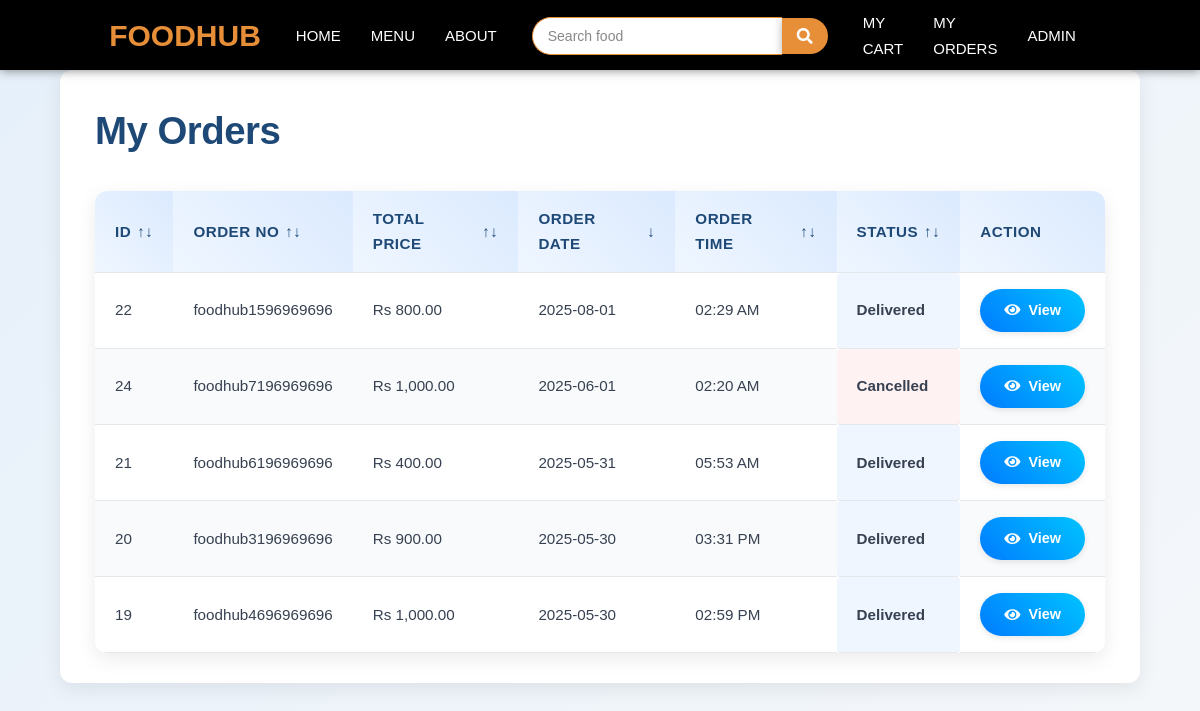
/my_orders.php (signed in), run on the app's committed database.
### tables this page shows
CREATE TABLE `orders` (
  `id` int(11) NOT NULL,
  `order_no` varchar(200) NOT NULL,
  `customer_id` int(11) NOT NULL,
  `name` varchar(200) NOT NULL,
  `email` varchar(200) NOT NULL,
  `phone` varchar(200) NOT NULL,
  `zipcode` varchar(200) NOT NULL,
  `address` varchar(200) NOT NULL,
  `total_price` int(11) NOT NULL,
  `payment_mode` varchar(200) NOT NULL,
  `notes` mediumtext NOT NULL,
  `cancel_reason` mediumtext NOT NULL,
  `status` int(11) NOT NULL DEFAULT 0,
  `created_at` timestamp NOT NULL DEFAULT current_timestamp() ON UPDATE current_timestamp()
);

### functions/userfunctions.php (called while the page is built, shortened)
<?php
include('config/dbcon.php');
function getOrders()
{
    global $con;
    $customer_id = $_SESSION['auth_user']['user_id'];
    $query = "SELECT * FROM orders WHERE customer_id='$customer_id' ORDER BY id DESC ";
    return $query_run = mysqli_query($con, $query);
}
?>

### functions/algorithm.php (called while the page is built, shortened)
<?php
function sortItems($items, $sort, $order) {
    usort($items, function($a, $b) use ($sort, $order) {
        $val_a = $a[$sort] ?? '';
        $val_b = $b[$sort] ?? '';
        if ($sort === 'order_time') {
            try {
                $val_a = DateTime::createFromFormat('Y-m-d H:i:s', $a['created_at'])->format('H:i:s');
                $val_b = DateTime::createFromFormat('Y-m-d H:i:s', $b['created_at'])->format('H:i:s');
            } catch (Exception $e) {
                $val_a = '';
                $val_b = '';
            }
            $cmp = strcmp($val_a, $val_b);
        }
        elseif (in_array($sort, ['id', 'price', 'quantity', 'status', 'role_as', 'total_price', 'total_sales', 'order_count', 'quantity_sold', 'total_revenue'])) {
            $val_a = floatval($val_a);
            $val_b = floatval($val_b);
            $cmp = ($val_a <=> $val_b);
        } elseif ($sort === 'created_at' || $sort === 'period') {
            $val_a = strtotime($val_a);
            $val_b = strtotime($val_b);
            $cmp = ($val_a <=> $val_b);
        } else {
            $val_a = strtolower((string)$val_a);
            $val_b = strtolower((string)$val_b);
            $cmp = ($val_a <=> $val_b);
        }
        return $order === 'ASC' ? $cmp : -$cmp;
    });
    return $items;
}
?>

### my_orders.php (the view, shortened to what this page needs)
<?php
include('functions/userfunctions.php');
include('includes/header.php');
include('functions/algorithm.php');
$search = isset($_GET['search']) ? mysqli_real_escape_string($con, $_GET['search']) : '';
$sort = isset($_GET['sort']) ? $_GET['sort'] : 'created_at';
$order = isset($_GET['order']) ? $_GET['order'] : 'DESC';
$start_date = isset($_GET['start_date']) ? $_GET['start_date'] : '';
$end_date = isset($_GET['end_date']) ? $_GET['end_date'] : '';
$valid_sort_columns = ['id', 'order_no', 'total_price', 'created_at', 'order_time', 'status'];
$sort = in_array($sort, $valid_sort_columns) ? $sort : 'created_at';
$order = strtoupper($order) === 'DESC' ? 'DESC' : 'ASC';
$user_id = $_SESSION['auth_user']['user_id'];
$result = getOrders($user_id);
$orders_array = [];
if (mysqli_num_rows($result) > 0) {
    while ($row = mysqli_fetch_assoc($result)) {
        $orders_array[] = $row;
    }
}
$filtered_items = $orders_array;
$filtered_items = sortItems($filtered_items, $sort, $order);
?>
<!DOCTYPE html>
<html lang="en">
<head>
    <link rel="stylesheet" href="style3.css">
    <link rel="stylesheet" href="https://cdnjs.cloudflare.com/ajax/libs/font-awesome/5.15.4/css/all.min.css">
</head>
<body>
    <div class="section">
        <div class="container">
            <h2 class="my-orders-title">My Orders</h2>
            <div class="table-container">
                <table class="table">
                    <thead>
                        <tr>
                            <th>
                                <a href="?sort=id&order=<?= ($sort == 'id' && $order == 'ASC') ? 'DESC' : 'ASC' ?>&search=<?= htmlspecialchars($search) ?>&start_date=<?= htmlspecialchars($start_date) ?>&end_date=<?= htmlspecialchars($end_date) ?>">
                                    ID <span><?= $sort == 'id' ? ($order == 'ASC' ? '↑' : '↓') : '↑↓' ?></span>
                                </a>
                            </th>
                            <th>
                                <a href="?sort=order_no&order=<?= ($sort == 'order_no' && $order == 'ASC') ? 'DESC' : 'ASC' ?>&search=<?= htmlspecialchars($search) ?>&start_date=<?= htmlspecialchars($start_date) ?>&end_date=<?= htmlspecialchars($end_date) ?>">
                                    Order No <span><?= $sort == 'order_no' ? ($order == 'ASC' ? '↑' : '↓') : '↑↓' ?></span>
                                </a>
                            </th>
                            <th>
                                <a href="?sort=total_price&order=<?= ($sort == 'total_price' && $order == 'ASC') ? 'DESC' : 'ASC' ?>&search=<?= htmlspecialchars($search) ?>&start_date=<?= htmlspecialchars($start_date) ?>&end_date=<?= htmlspecialchars($end_date) ?>">
                                    Total Price <span><?= $sort == 'total_price' ? ($order == 'ASC' ? '↑' : '↓') : '↑↓' ?></span>
                                </a>
                            </th>
                            <th>
                                <a href="?sort=created_at&order=<?= ($sort == 'created_at' && $order == 'ASC') ? 'DESC' : 'ASC' ?>&search=<?= htmlspecialchars($search) ?>&start_date=<?= htmlspecialchars($start_date) ?>&end_date=<?= htmlspecialchars($end_date) ?>">
                                    Order Date <span><?= $sort == 'created_at' ? ($order == 'ASC' ? '↑' : '↓') : '↑↓' ?></span>
                                </a>
                            </th>
                            <th>
                                <a href="?sort=order_time&order=<?= ($sort == 'order_time' && $order == 'ASC') ? 'DESC' : 'ASC' ?>&search=<?= htmlspecialchars($search) ?>&start_date=<?= htmlspecialchars($start_date) ?>&end_date=<?= htmlspecialchars($end_date) ?>">
                                    Order Time <span><?= $sort == 'order_time' ? ($order == 'ASC' ? '↑' : '↓') : '↑↓' ?></span>
                                </a>
                            </th>
                            <th>
                                <a href="?sort=status&order=<?= ($sort == 'status' && $order == 'ASC') ? 'DESC' : 'ASC' ?>&search=<?= htmlspecialchars($search) ?>&start_date=<?= htmlspecialchars($start_date) ?>&end_date=<?= htmlspecialchars($end_date) ?>">
                                    Status <span><?= $sort == 'status' ? ($order == 'ASC' ? '↑' : '↓') : '↑↓' ?></span>
                                </a>
                            </th>
                            <th>Action</th>
                        </tr>
                    </thead>
                    <tbody>
                    <?php
                    if (!empty($filtered_items)) {
                        foreach ($filtered_items as $item) {
                            try {
                                $dateTime = new DateTime($item['created_at'], new DateTimeZone('Asia/Kathmandu'));
                                $order_date = $dateTime->format('Y-m-d');
                                $order_time = $dateTime->format('h:i A');
                            } catch (Exception $e) {
                                $order_date = htmlspecialchars($item['created_at']);
                                $order_time = 'N/A';
                            }
                            $statusMap = [
                                0 => ['class' => 'under-process', 'text' => 'Under Process'],
                                1 => ['class' => 'out-for-delivery', 'text' => 'Out for Delivery'],
                                2 => ['class' => 'delivered', 'text' => 'Delivered'],
                                3 => ['class' => 'cancelled', 'text' => 'Cancelled'],
                            ];
                            $statusClass = 'cancelled';
                            $statusText = 'Cancelled';
                            if (isset($item['status']) && array_key_exists($item['status'], $statusMap)) {
                                $statusClass = $statusMap[$item['status']]['class'];
                                $statusText = $statusMap[$item['status']]['text'];
                            }
                            ?>
                            <tr>
                                <td><?= htmlspecialchars($item['id']); ?></td>
                                <td><?= htmlspecialchars($item['order_no']); ?></td>
                                <td>Rs <?= number_format($item['total_price'], 2); ?></td>
                                <td><?= htmlspecialchars($order_date); ?></td>
                                <td><?= htmlspecialchars($order_time); ?></td>
                                <td class="status-<?= htmlspecialchars($statusClass) ?>">
                                    <?= htmlspecialchars($statusText) ?>
                                </td>
                                <td>
                                    <a href="view_order.php?o=<?= urlencode($item['order_no']); ?>" class="btn btn-primary">
                                        <i class="fas fa-eye"></i> View
                                    </a>
                                </td>
                            </tr>
                            <?php
                        }
                    }
                    ?>
                    </tbody>
                </table>
            </div>
        </div>
    </div>
    <?php include('includes/footer.php'); ?>
</body>
</html>

### assets/css/style.css (style rules this page uses)
* { margin: 0; padding: 0; box-sizing: border-box; font-family: sans-serif; text-decoration: none; list-style: none; }
html { scroll-behavior: smooth; }
body { padding-top: 40px; }

### assets/css/style2.css (style rules this page uses)
* { box-sizing: border-box; margin: 0; padding: 0; }
body { font-family: Arial, sans-serif; line-height: 1.6; }
.container { max-width: 1400px; margin: 0 auto; padding: 0 15px; }
* { margin: 0; padding: 0; box-sizing: border-box; }
body { font-family: 'Inter', -apple-system, BlinkMacSystemFont, 'Segoe UI', Roboto, sans-serif; line-height: 1.6; color: #333; background-color: #f5f7fa; }
.container { max-width: 1280px; margin: 0 auto; padding: 0 1rem; }
.container { max-width: 1200px; margin: 0 auto; padding: 0 15px; }

### assets/css/style3.css (style rules this page uses)
* { box-sizing: border-box; margin: 0; padding: 0; }
body { font-family: 'Poppins', sans-serif; background: linear-gradient(135deg, #e6f0fa 0%, #f4f7fa 100%); padding-top: 70px; line-height: 1.6; }
.section { width: 90%; max-width: 1200px; margin: 0 auto; padding: 30px 20px; background: #ffffff; border-radius: 12px; box-shadow: 0 6px 20px rgba(0, 0, 0, 0.08); margin-bottom: 30px; }
.container { width: 100%; max-width: 100%; padding: 0 15px; }
.my-orders-title { font-size: 2.4rem; font-weight: 700; color: #1e4976; margin-bottom: 30px; text-align: left; letter-spacing: -0.5px; text-transform: capitalize; }
.table-container { overflow-x: auto; border-radius: 12px; box-shadow: 0 6px 20px rgba(0, 0, 0, 0.08); background: #fff; width: 100%; }
.table { width: 100%; border-collapse: separate; border-spacing: 0; background: #ffffff; table-layout: auto; border-radius: 12px; overflow: hidden; }
.table th, .table td { padding: 16px 20px; text-align: left; border-bottom: 1px solid #e5e7eb; font-size: 0.95rem; color: #374151; word-wrap: break-word; }
.table th { background: linear-gradient(45deg, #eff6ff, #dbeafe); font-weight: 600; color: #1e4976; position: sticky; top: 0; z-index: 10; text-transform: uppercase; letter-spacing: 0.5px; }
.table th a { color: #1e4976; text-decoration: none; display: flex; align-items: center; gap: 6px; }
.table tr:nth-child(even) { background: #f9fafb; }
.status-delivered { color: #3b82f6; font-weight: 600; background: #eff6ff; padding: 4px 8px; border-radius: 4px; }
.status-cancelled { color: #ef4444; font-weight: 600; background: #fef2f2; padding: 4px 8px; border-radius: 4px; }
.btn { padding: 10px 24px; font-size: 0.9rem; font-weight: 600; border: none; border-radius: 30px; cursor: pointer; transition: all 0.3s ease; display: inline-flex; align-items: center; gap: 8px; box-shadow: 0 2px 6px rgba(0, 0, 0, 0.1); }
.btn-primary { background: linear-gradient(45deg, #007bff, #00c4ff); color: #fff; }

### data on the page
orders: id "22", order_no "foodhub1596969696", total_price "800.00", created_at "2025-08-01", created_at "02:29 AM", status "Delivered"
orders: id "24", order_no "foodhub7196969696", total_price "1,000.00", created_at "2025-06-01", created_at "02:20 AM", status "Cancelled"
orders: id "21", order_no "foodhub6196969696", total_price "400.00", created_at "2025-05-31", created_at "05:53 AM", status "Delivered"
orders: id "20", order_no "foodhub3196969696", total_price "900.00", created_at "2025-05-30", created_at "03:31 PM", status "Delivered"
orders: id "19", order_no "foodhub4696969696", total_price "1,000.00", created_at "2025-05-30", created_at "02:59 PM", status "Delivered"

### other printed values
$_SESSION['auth_user']['name'] "ADMIN"
